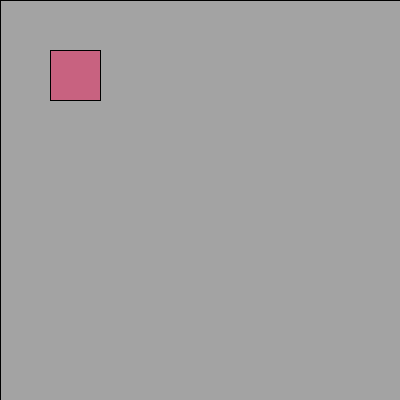
Frame 1 (no input)
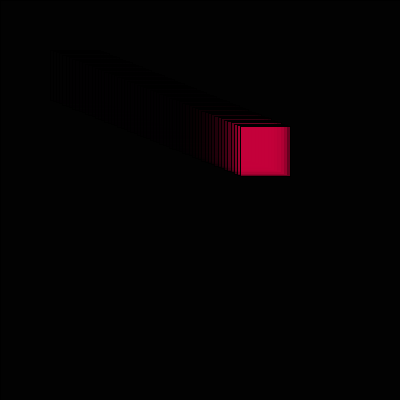
Frame 60 (the mouse pressed at the canvas centre just before this capture)
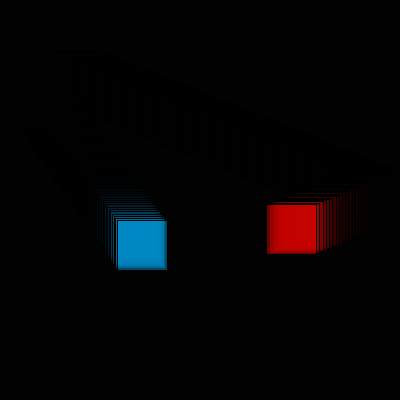
Frame 120 (the mouse held since frame 60 and released just before this capture)

The Processing sketch that drew these frames (run headless with seeded random() and noise(); from frame 60 on, the mouse is pressed at the canvas centre):

// Processing sketch: processing_1848
// ── processing_1848.pde

// Playing with objcets



float kante = 50;
Ding[] d = new Ding[1]; 
int count = 0;


void setup(){
  size(400, 400);
  smooth();
  colorMode(HSB, 100);
  d[0] = new Ding(kante, kante);
}



void draw(){
  fill(100, 0, 0, 20);            // fade out
  rect(0, 0, width, height);
  for(int i=0; i <= count; i++ ){
    d[i].neu(); 
  }
}

void mousePressed(){
  count++;
  d = (Ding[]) expand(d, count+1);
  d[count] = new Ding(random(kante*2), random(kante*2));
  
}






class Ding{
  float obj_x, obj_y, vektor_x, vektor_y, farbe;
  Ding (float x, float y){
    obj_x = x;
    obj_y = y; 
    vektor_x = random(5);
    vektor_y = random(5);
    farbe = random(100);
  }
  
  void neu(){
    fill(farbe, 100, 100, 40);            // draw objekt
    rect(obj_x, obj_y, kante, kante);

    if(obj_x > (width - kante)){      // right border
      vektor_x = vektor_x * (-1);
      farbe = (farbe+5)%100;
    }
  
    if(obj_x <= 0){                   // left border
      vektor_x = vektor_x * (-1);
      farbe = (farbe+5)%100;
      vektor_x = (vektor_x+2)%7;
    }
  
    if(obj_y > (height-kante)){       // bottom
      vektor_y = vektor_y * (-1);
      farbe = (farbe+5)%100;
    }
  
    if(obj_y <= 0){                   // top
      vektor_y = vektor_y * (-1);
      farbe = (farbe+5)%100;
      vektor_y = 2*(vektor_y+2)%7;
    }

    obj_x += vektor_x;              // movement
    obj_y += vektor_y;
  }
}
